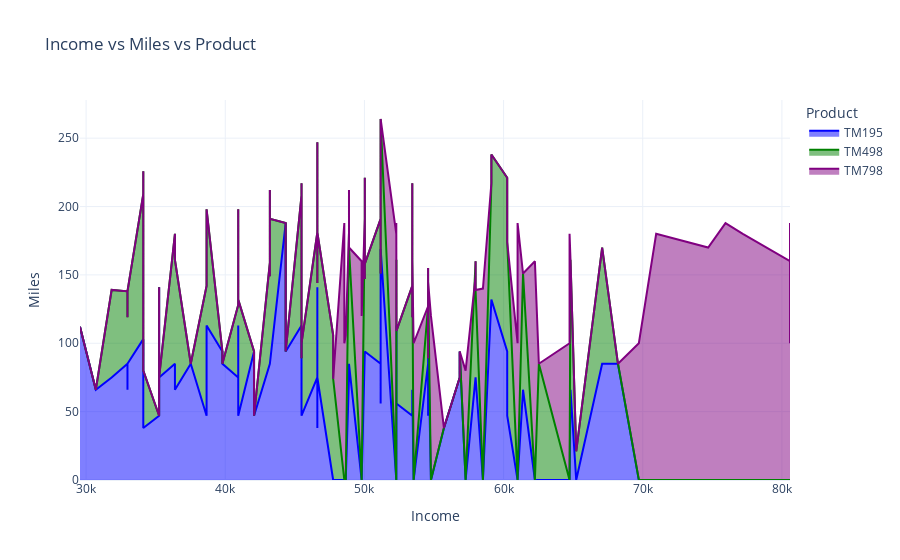

Here is the notebook cell this chart was saved with:
### Markdown cell above
## Income vs Miles vs Product

### Code cell
#Income vs Miles vs Product
import plotly.express as px
fig = px.area(cardio, x='Income', y='Miles', color='Product', title='Income vs Miles vs Product',
              labels={'Income': 'Income', 'Miles': 'Miles'},
              category_orders={'Product': ['TM195', 'TM498', 'TM798']},
              color_discrete_map={'TM195': 'blue', 'TM498': 'green', 'TM798': 'purple'},
              template='plotly_white')

fig.show()

### Figure 1 — Plotly figure (JSON) as saved in the notebook; plotly's stock layout.template omitted (floating-point values rounded to 4 significant figures)
{"data": [{"fillpattern": {"shape": ""}, "hovertemplate": "Product=TM195<br>Income=%{x}<br>Miles=%{y}<extra></extra>", "legendgroup": "TM195", "line": {"color": "blue"}, "marker": {"symbol": "circle"}, "mode": "lines", "name": "TM195", "orientation": "v", "showlegend": true, "stackgroup": "1", "type": "scatter", "x": [29562, 31836, 30699, 32973, 35247, 32973, 35247, 32973, 35247, 37521, 36384, 35247, 36384, 35247, 38658, 40932, 34110, 39795, 38658, 34110, 38658, 40932, 42069, 44343, 45480, 42069, 46617, 48891, 45480, 53439, 39795, 40932, 40932, 43206, 44343, 52302, 53439, 51165, 36384, 44343, 50028, 45480, 54576, 45480, 46617, 52302, 52302, 54576, 54576, 51165, 68220, 46617, 50028, 46617, 54576, 54576, 45480, 46617, 52302, 55713, 46617, 51165, 52302, 48891, 60261, 67083, 44343, 37521, 46617, 54576, 52302, 56850, 59124, 61398, 54576, 53439, 57987, 60261, 56850, 64809], "xaxis": "x", "y": [112, 75, 66, 85, 47, 66, 75, 85, 141, 85, 85, 66, 75, 75, 47, 75, 103, 94, 113, 38, 113, 94, 94, 187.9, 113, 47, 75, 75, 56, 47, 85, 113, 47, 85, 113, 113, 47, 85, 66, 132, 85, 66, 85, 56, 56, 66, 103, 94, 113, 56, 85, 38, 94, 141, 85, 47, 47, 113, 85, 38, 85, 169, 66, 85, 94, 85, 94, 85, 75, 56, 56, 75, 132, 66, 103, 66, 75, 47, 94, 66], "yaxis": "y"}, {"fillpattern": {"shape": ""}, "hovertemplate": "Product=TM498<br>Income=%{x}<br>Miles=%{y}<extra></extra>", "legendgroup": "TM498", "line": {"color": "green"}, "marker": {"symbol": "circle"}, "mode": "lines", "name": "TM498", "orientation": "v", "showlegend": true, "stackgroup": "1", "type": "scatter", "x": [31836, 32973, 34110, 38658, 34110, 34110, 32973, 36384, 38658, 45480, 45480, 43206, 40932, 45480, 40932, 48891, 50028, 45480, 43206, 52302, 47754, 45480, 43206, 45480, 43206, 50028, 45480, 48891, 45480, 50028, 51165, 45480, 51165, 57987, 46617, 52302, 51165, 65220, 60261, 53439, 53439, 50028, 51165, 53439, 47754, 64809, 59124, 67083, 52302, 53439, 50028, 53439, 48891, 62535, 59124, 61398, 57987, 64809, 54576, 57987], "xaxis": "x", "y": [64, 53, 106, 95, 187.9, 42, 53, 95, 85, 95, 127, 74, 53, 64, 85, 106, 106, 85, 127, 42, 106, 95, 64, 170, 106, 53, 42, 127, 85, 127, 106, 53, 95, 74, 106, 95, 64, 21, 127, 95, 170, 85, 95, 95, 74, 95, 85, 85, 53, 53, 64, 95, 85, 85, 106, 85, 85, 95, 42, 64], "yaxis": "y"}, {"fillpattern": {"shape": ""}, "hovertemplate": "Product=TM798<br>Income=%{x}<br>Miles=%{y}<extra></extra>", "legendgroup": "TM798", "line": {"color": "purple"}, "marker": {"symbol": "circle"}, "mode": "lines", "name": "TM798", "orientation": "v", "showlegend": true, "stackgroup": "1", "type": "scatter", "x": [48658, 54781, 48556, 58516, 53536, 48556, 61006, 57271, 52291, 49801, 49801, 62251, 61006, 64741, 70966, 75946, 74701, 69721, 64741, 80580.0, 80580.0, 80580.0, 80580.0, 77191, 80580.0, 52290, 80580.0, 80580.0, 80580.0, 80580.0, 80580.0, 80580.0, 80580.0, 80580.0, 80580.0, 80580.0, 80580.0, 80580.0, 80580.0, 80580.0], "xaxis": "x", "y": [106, 120, 187.9, 140, 100, 100, 100, 80, 187.9, 160, 120, 160, 187.9, 100, 180, 187.9, 170, 100, 180, 160, 100, 100, 180, 180, 150, 180, 187.9, 187.9, 160, 150, 187.9, 187.9, 150, 187.9, 150, 187.9, 187.9, 160, 120, 180], "yaxis": "y"}], "layout": {"legend": {"title": {"text": "Product"}, "tracegroupgap": 0}, "title": {"text": "Income vs Miles vs Product"}, "xaxis": {"anchor": "y", "domain": [0, 1], "title": {"text": "Income"}}, "yaxis": {"anchor": "x", "domain": [0, 1], "title": {"text": "Miles"}}}}
